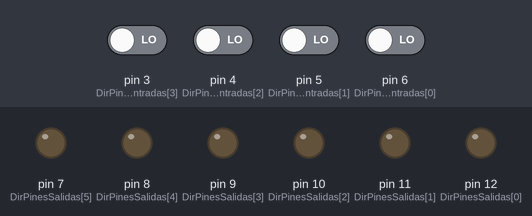
This sketch was run on a simulated Arduino Uno, built with avr-gcc and run on an emulated ATmega328P. On the bench: output pins drawn as LEDs (lit = HIGH). The inputs (shaded band) are chosen by the test bench; at power-on: pin 3 (DirPinesEntradas[3]), pin 4 (DirPinesEntradas[2]), pin 5 (DirPinesEntradas[1]), pin 6 (DirPinesEntradas[0]) LOW.

Above: at 1.2 s.
1.3 s: pin 4 (DirPinesEntradas[2]) driven HIGH
At 2.5 s:
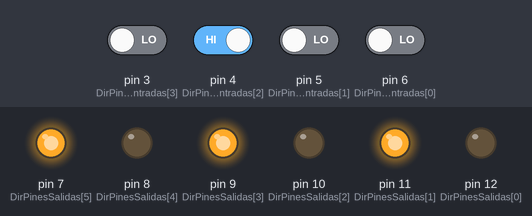
2.8 s: pin 4 (DirPinesEntradas[2]) driven LOW
At 3.8 s:
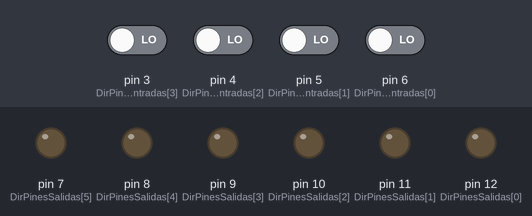
4.3 s: pin 6 (DirPinesEntradas[0]) driven HIGH
At 4.9 s:
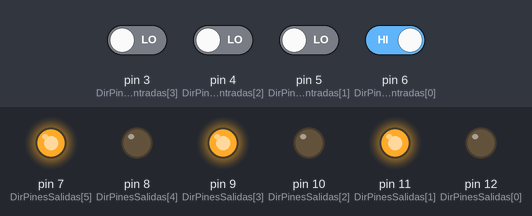
5.8 s: pin 5 (DirPinesEntradas[1]) driven HIGH
At 7.0 s:
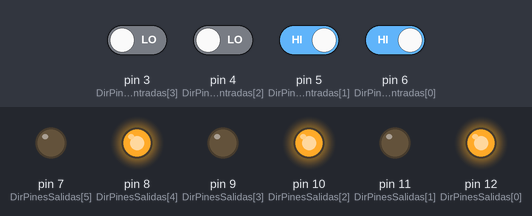
7.3 s: pin 3 (DirPinesEntradas[3]) driven HIGH
At 8.4 s:
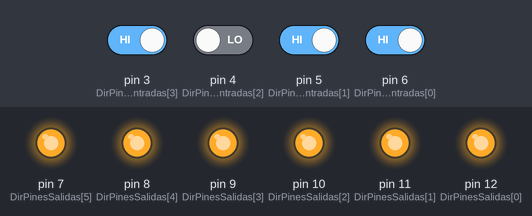
Timing chart, 0 to 9.8 s (numbered marks = the images above; inputs shaded):
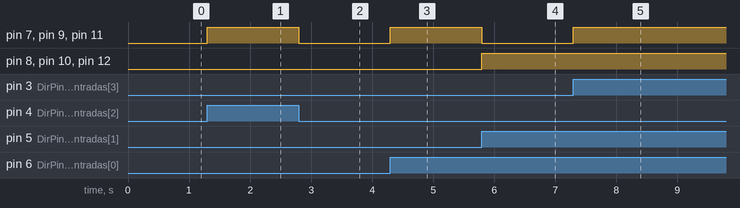

The sketch:

Imple_final.ino
```cpp
// Andrés Alvarado C 202003822 Jafet Aguero M 2019035485
// Fecha: 13/08/2022
// Laboratorio 1

// Declaracion de constantes
const int j=9;
const int DirPinesEntradas[4]={6,5,4,3};
const int DirPinesSalidas[6]={12,11,10,9,8,7};
bool entrada[4];
bool salida[6]={false,false,false,false,false,false};

// Configuracion de Pines de entrada y salida
void setup(){
 // initializa los pines:
  for (int i = 0; i <= j; i++) {
    if (i<4) {
      pinMode(DirPinesEntradas[i], INPUT);
    }
    else {
      pinMode(DirPinesSalidas[i-4], OUTPUT);
    }
  }
}

//DEFINICION DE LAS FUNCIONES LÓGICAS

bool NAND_2INPUT(bool X, bool Y){
  if (X == 1 && Y == 1){
    return 0;
  }
  else{
    return 1;
  }
}

bool NAND_3INPUT(bool X, bool Y, bool Z){
  if (X == 1 && Y == 1 && Z == 1){
    return 0;
  }
  else{
    return 1;
  }
}

bool NAND_4INPUT(bool X, bool Y, bool Z, bool W){
  if (X == 1 && Y == 1 && Z == 1 && W == 1){
    return 0;
  }
  else{
    return 1;
  }
}

bool NOR2(bool X, bool Y){
  return !(X || Y);
}

bool NOR3(bool X, bool Y, bool Z){
  return !(X || Y || Z);
}


bool AND2(bool X, bool Y){
  return (X && Y);
}

bool AND3(bool X, bool Y, bool Z){
  return (X && Y && Z);
}

bool OR2(bool X, bool Y){
  return (X || Y);
}


bool OR3(bool X, bool Y, bool Z){
  return (X || Y || Z);
}

bool NOT(bool X){
  return !(X);
}

void loop (){

 //LECTURA DE LAS ENTRADAS Y SALIDAS
  for(int i=0; i<=j;i++){
    if(i<4){
      entrada[i]=digitalRead(DirPinesEntradas[i]);
    }
    else{
      digitalWrite(DirPinesSalidas[i-4],salida[i-4]);
    }
  }

  //EJECUCION DEL PROGRAMA
  salida[0]=NOR2(NOR2(0,NOR3(NOR2(entrada[0],entrada[1]),NOR2(entrada[1],entrada[2]),NOR2(entrada[0],entrada[3]))),NOR2(entrada[1],entrada[3]));
  salida[1]=NOR2(NOR2(0,NOR3(NOR2(entrada[0],entrada[2]),NOR2(entrada[0],NOR2(0,entrada[1])),NOR3(entrada[3],entrada[2],NOR2(0,entrada[1])))),NOR2(0,NOR2(NOR3(entrada[1],NOR2(0,entrada[0]),NOR2(0,entrada[3])),NOR3(entrada[1],NOR2(0,entrada[0]),NOR2(0,entrada[2])))));
  salida[2]=NAND_3INPUT(NAND_2INPUT(entrada[1], entrada[3]),NAND_2INPUT(entrada[0],entrada[1]),NAND_3INPUT(entrada[0],entrada[2],entrada[3]));
  salida[3]=NAND_2INPUT(NAND_2INPUT(1,NAND_2INPUT(NAND_3INPUT(entrada[3],entrada[1],entrada[0]),NAND_3INPUT(entrada[0],entrada[1],entrada[2]))),NAND_2INPUT(1,NAND_2INPUT(NAND_3INPUT(entrada[2],!entrada[0],!entrada[1]),NAND_2INPUT(NAND_2INPUT(1,NAND_2INPUT(entrada[0],!entrada[1])),NAND_2INPUT(1,NAND_2INPUT(!entrada[2],!entrada[3]))))));
  salida[4]=OR3(AND2(entrada[1],entrada[3]),AND2(entrada[0],entrada[1]),AND3(entrada[0],entrada[2],entrada[3]));
  salida[5]=OR2(OR3(AND3(NOT(entrada[0]),NOT(entrada[1]),entrada[2]),AND2(AND3(NOT(entrada[1]),entrada[0],NOT(entrada[2])),NOT(entrada[3])),AND3(entrada[0],entrada[1],entrada[3])),AND3(entrada[0],entrada[1],entrada[2]));
}
```

Measured:
- after the input at 1.3 s, pin 7 (DirPinesSalidas[5]), pin 9 (DirPinesSalidas[3]), pin 11 (DirPinesSalidas[1]): LOW → HIGH at once
- after the input at 2.8 s, pin 7 (DirPinesSalidas[5]), pin 9 (DirPinesSalidas[3]), pin 11 (DirPinesSalidas[1]): HIGH → LOW at once
- after the input at 4.3 s, pin 7 (DirPinesSalidas[5]), pin 9 (DirPinesSalidas[3]), pin 11 (DirPinesSalidas[1]): LOW → HIGH at once
- after the input at 5.8 s, pin 7 (DirPinesSalidas[5]), pin 9 (DirPinesSalidas[3]), pin 11 (DirPinesSalidas[1]): HIGH → LOW at once; pin 8 (DirPinesSalidas[4]), pin 10 (DirPinesSalidas[2]), pin 12 (DirPinesSalidas[0]): LOW → HIGH at once
- after the input at 7.3 s, pin 7 (DirPinesSalidas[5]), pin 9 (DirPinesSalidas[3]), pin 11 (DirPinesSalidas[1]): LOW → HIGH at once
